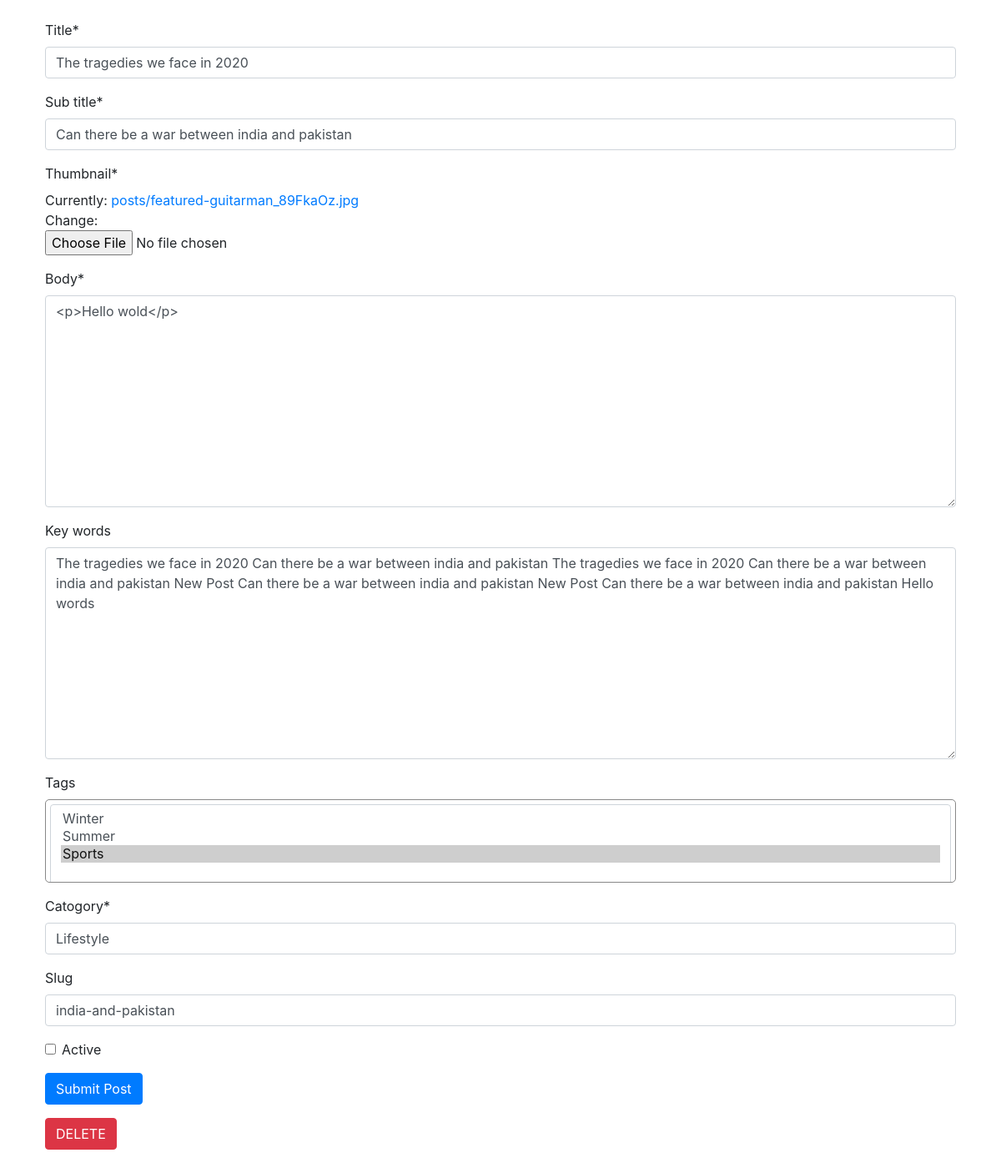
The app's page /edit_blog/india-and-pakistan/ (signed in) with its own data.
### Configrations/models.py (models this page shows, shortened)
class Post(models.Model):
    author = models.ForeignKey(Staff,on_delete=models.CASCADE,null=True)
    slug = models.SlugField(blank=True,null=True)
    body = RichTextUploadingField()#Replae with rich text field
    thumbnail = models.ImageField(upload_to='posts')
    key_words = models.TextField(blank=True)
    tags = models.ManyToManyField(Tag,blank=True)
    posted = models.DateTimeField(auto_now_add=True)
    updated = models.DateTimeField(auto_now=True)
    trending = models.BooleanField(default=False) # The first three posts on home screen
    title = models.CharField(max_length=50)
    visitors = models.IntegerField(default=0)
    top_post = models.BooleanField(default=False) #Appear Near bottom
    catogory = models.CharField(max_length=40,null=True)
    sub_title = models.CharField(max_length=100,null=True)
    active = models.BooleanField(default=False) #If true, then dont show the post
    show_thumbnail = models.BooleanField(default=False)

### OtherPages/views.py (the view, shortened to what this page needs)
# urls.py: path('edit_blog/<slug:slug>/',Others.edit_blog,name='edit_blog'),
@login_required(login_url='../staff/admin/panel')
def edit_blog(request,slug):
    if request.user.is_authenticated and Staff.objects.filter(user=request.user).exists():
        post = get_object_or_404(Post,slug=slug)
        form = PostCreationForm(instance=post)
        return render(request,'upload.html',{'form':form,'edit':True})

### Configrations/forms.py (shortened to what this page needs)
class PostCreationForm(ModelForm):
    class Meta:
        model = Post
        fields = ['title','sub_title','thumbnail','body','key_words','tags','catogory','slug','active']

### Configrations/models.py (called while the page is built)
    def __str__(self):
        return self.tag

### templates/upload.html (shortened to what this page needs)
{% load static %}
{% load crispy_forms_tags %}
<link rel="stylesheet" href="{%static 'css/bootstrap.min.css' %}">
<div class="container p-4">
	<form action="" method="POST" enctype="multipart/form-data">
		{{form|crispy}}
		<input class="text-center btn btn-primary" type="submit" value="Submit Post">
	</form>
	{%if edit%}
	<form method="POST" action="">
		<input class="btn btn-danger" type="submit" value="DELETE" >
	</form>
	{%endif%}
</div>

### templates/upload.html (style rules this page uses)
#div_id_tags > div { max-height: 100px; overflow-y: scroll; border:1px solid #888; padding: 5px; border-radius: 5px; }

### records on screen
Post: title "The tragedies we face in 2020", sub_title "Can there be a war between india and pakistan", body "<p>Hello wold</p>", key_words "The tragedies we face in 2020 Can there be a war between india and pakistan The tragedies we face in 2020 Can there be a war between india and pakistan New Post Can there be a war between india and pakistan New Post Can there be a war between india and pakistan Hello words", catogory "Lifestyle", slug "india-and-pakistan"
